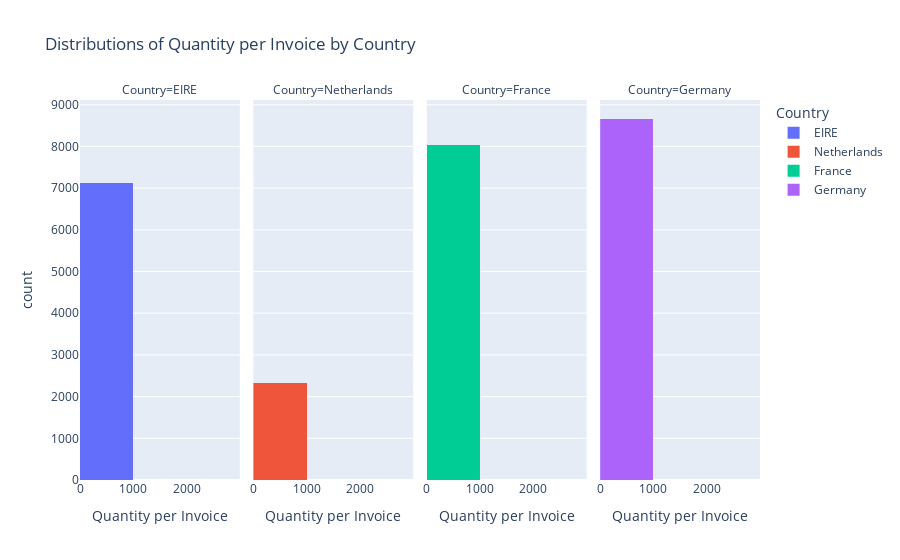

This figure's notebook cell:
### Code cell
fig = px.histogram(df_4, x='Quantity', color='Country', facet_col='Country',
                   title='Distributions of Quantity per Invoice by Country',
                   nbins= 3,
                   labels={'Quantity': 'Quantity per Invoice'})

fig

### Figure 1 — Plotly figure (JSON) as saved in the notebook; plotly's stock layout.template omitted (floating-point values rounded to 4 significant figures; data arrays with more than 128 entries replaced by an {"elided": "..."} marker saying what was removed)
{"data": [{"alignmentgroup": "True", "bingroup": "x", "hovertemplate": "Country=EIRE<br>Quantity per Invoice=%{x}<br>count=%{y}<extra></extra>", "legendgroup": "EIRE", "marker": {"color": "#636efa", "pattern": {"shape": ""}}, "name": "EIRE", "nbinsx": 3, "offsetgroup": "EIRE", "orientation": "v", "showlegend": true, "type": "histogram", "x": {"elided": "7136 int values"}, "xaxis": "x", "yaxis": "y"}, {"alignmentgroup": "True", "bingroup": "x", "hovertemplate": "Country=Netherlands<br>Quantity per Invoice=%{x}<br>count=%{y}<extra></extra>", "legendgroup": "Netherlands", "marker": {"color": "#EF553B", "pattern": {"shape": ""}}, "name": "Netherlands", "nbinsx": 3, "offsetgroup": "Netherlands", "orientation": "v", "showlegend": true, "type": "histogram", "x": {"elided": "2322 int values"}, "xaxis": "x2", "yaxis": "y2"}, {"alignmentgroup": "True", "bingroup": "x", "hovertemplate": "Country=France<br>Quantity per Invoice=%{x}<br>count=%{y}<extra></extra>", "legendgroup": "France", "marker": {"color": "#00cc96", "pattern": {"shape": ""}}, "name": "France", "nbinsx": 3, "offsetgroup": "France", "orientation": "v", "showlegend": true, "type": "histogram", "x": {"elided": "8034 int values"}, "xaxis": "x3", "yaxis": "y3"}, {"alignmentgroup": "True", "bingroup": "x", "hovertemplate": "Country=Germany<br>Quantity per Invoice=%{x}<br>count=%{y}<extra></extra>", "legendgroup": "Germany", "marker": {"color": "#ab63fa", "pattern": {"shape": ""}}, "name": "Germany", "nbinsx": 3, "offsetgroup": "Germany", "orientation": "v", "showlegend": true, "type": "histogram", "x": {"elided": "8658 int values"}, "xaxis": "x4", "yaxis": "y4"}], "layout": {"annotations": [{"font": {}, "showarrow": false, "text": "Country=EIRE", "x": 0.1175, "xanchor": "center", "xref": "paper", "y": 1, "yanchor": "bottom", "yref": "paper"}, {"font": {}, "showarrow": false, "text": "Country=Netherlands", "x": 0.3725, "xanchor": "center", "xref": "paper", "y": 1, "yanchor": "bottom", "yref": "paper"}, {"font": {}, "showarrow": false, "text": "Country=France", "x": 0.6275, "xanchor": "center", "xref": "paper", "y": 1, "yanchor": "bottom", "yref": "paper"}, {"font": {}, "showarrow": false, "text": "Country=Germany", "x": 0.8825, "xanchor": "center", "xref": "paper", "y": 1, "yanchor": "bottom", "yref": "paper"}], "barmode": "relative", "legend": {"title": {"text": "Country"}, "tracegroupgap": 0}, "title": {"text": "Distributions of Quantity per Invoice by Country"}, "xaxis": {"anchor": "y", "domain": [0, 0.235], "title": {"text": "Quantity per Invoice"}}, "xaxis2": {"anchor": "y2", "domain": [0.255, 0.49], "matches": "x", "title": {"text": "Quantity per Invoice"}}, "xaxis3": {"anchor": "y3", "domain": [0.51, 0.745], "matches": "x", "title": {"text": "Quantity per Invoice"}}, "xaxis4": {"anchor": "y4", "domain": [0.765, 1.0], "matches": "x", "title": {"text": "Quantity per Invoice"}}, "yaxis": {"anchor": "x", "domain": [0, 1], "title": {"text": "count"}}, "yaxis2": {"anchor": "x2", "domain": [0, 1], "matches": "y", "showticklabels": false}, "yaxis3": {"anchor": "x3", "domain": [0, 1], "matches": "y", "showticklabels": false}, "yaxis4": {"anchor": "x4", "domain": [0, 1], "matches": "y", "showticklabels": false}}}
